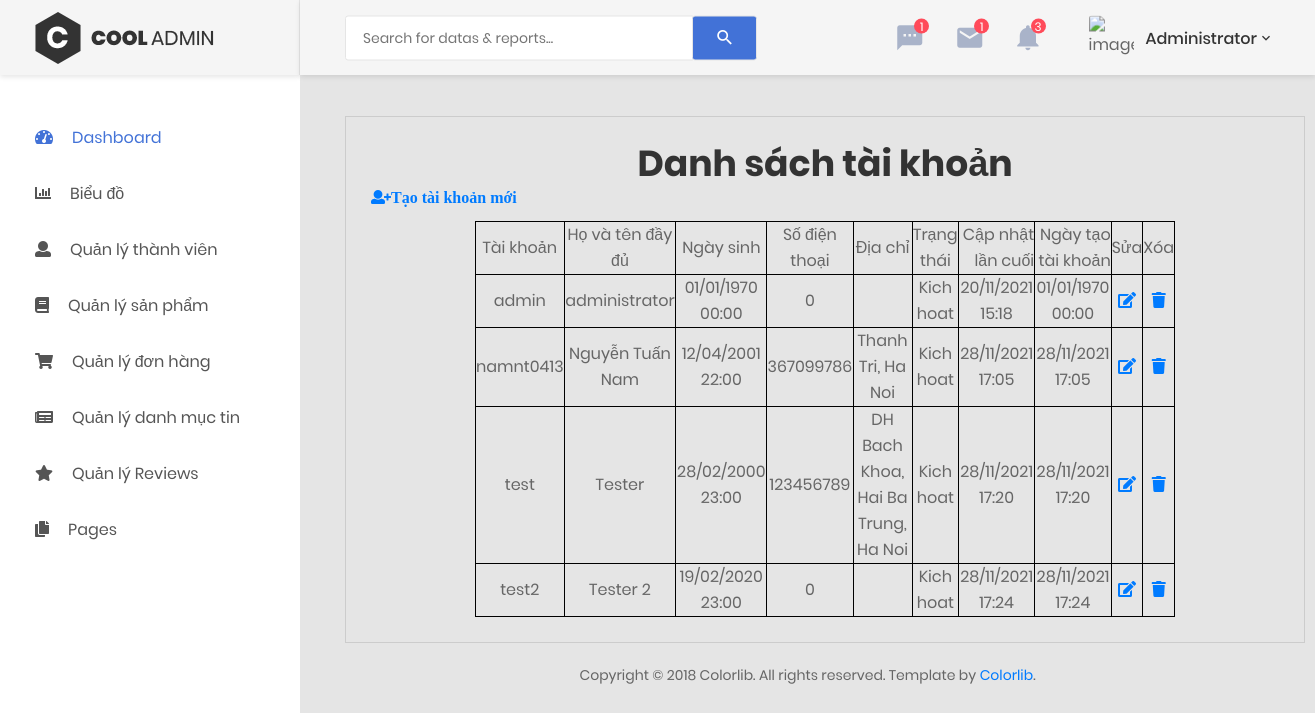
Before: /admin/user.php (signed in) with the older database file.
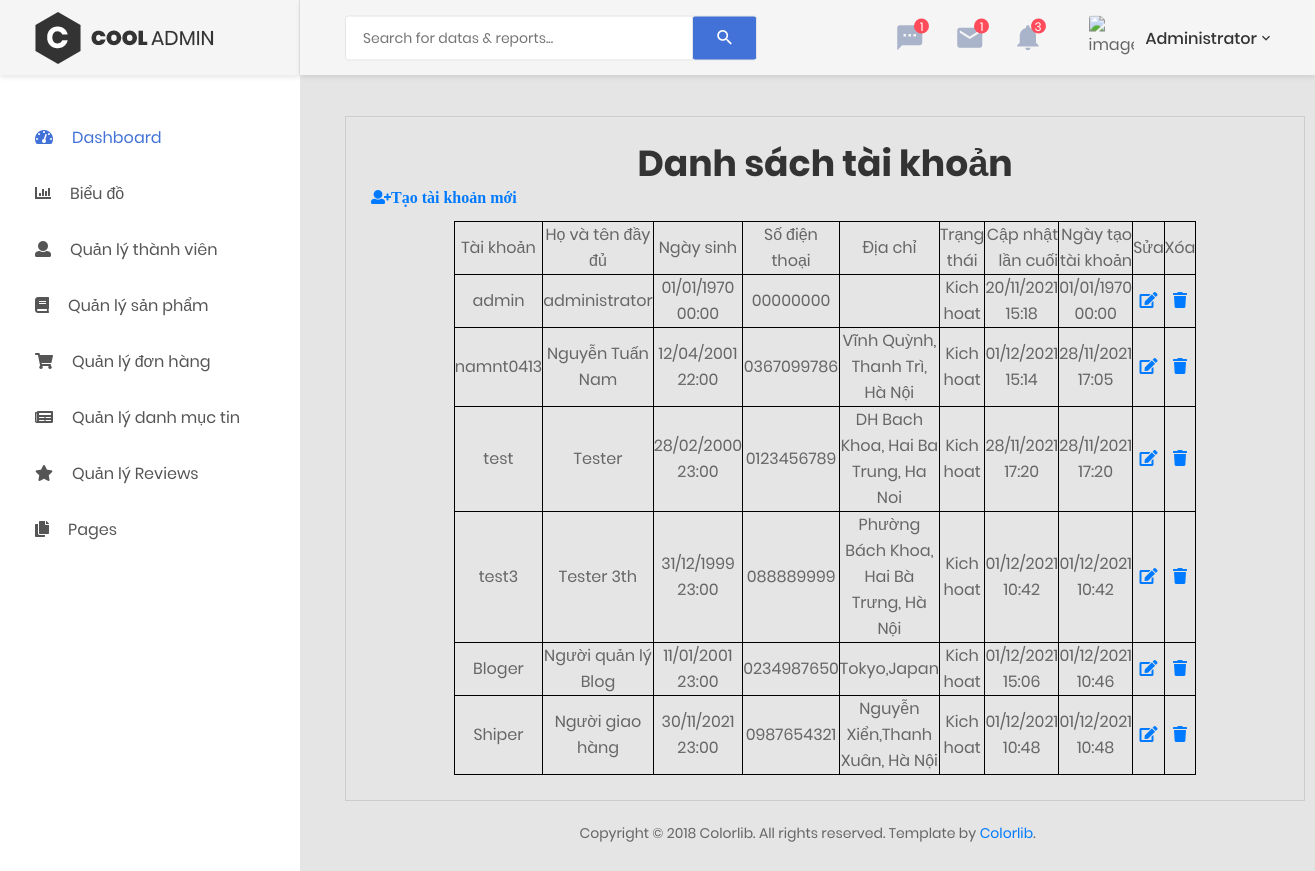
After: the same page with the newer database file.
### tables this page shows
CREATE TABLE `users` (
  `id` int(11) NOT NULL,
  `username` varchar(100) DEFAULT NULL,
  `password` varchar(150) DEFAULT NULL,
  `fullname` varchar(255) DEFAULT NULL,
  `birthday` int(11) DEFAULT NULL,
  `phone` varchar(11) DEFAULT NULL,
  `address` varchar(255) NOT NULL,
  `status` tinyint(4) NOT NULL DEFAULT 1,
  `last_updated` int(11) NOT NULL,
  `created_time` int(11) NOT NULL
);

### admin/user.php (the view, shortened to what this page needs)
<?php
    include 'header.php';
     ?>
   <body>
        <?php if (empty($_SESSION['current_user'])) { ?>
            <a href="login.php">Đăng nhập để vào trang Admin</a>
            <?php
         } else {
        include 'menu_sidebar.php';
        $currentUser = $_SESSION['current_user'];
        ?>
        <div class="page-container">
    <?php
        include 'admin_navbar.php';
    ?>
    <?php
        include '../connect_db.php';
        $result = mysqli_query($con, "SELECT * FROM users");
        ?>
            <div class="main-content">
                <div class="section__content section__content--p30">
                    <div class="container-fluid">
                                <div id="user-info">
                                    <h1>Danh sách tài khoản</h1>
                                    <a class="fa fa-user-plus" href="./user_create.php">Tạo tài khoản mới</a>
                                    <table id = "user-listing" style="width: 700px;">
                                        <tr>
                                            <td>Tài khoản</td>
                                            <td>Họ và tên đầy đủ</td>
                                            <td>Ngày sinh</td>
                                            <td>Số điện thoại</td>
                                            <td>Địa chỉ</td>
                                            <td>Trạng thái</td>
                                            <td class="text-right">Cập nhật lần cuối</td>
                                            <td class="text-right">Ngày tạo tài khoản</td>
                                            <td>Sửa</td>
                                            <td>Xóa</td>
                                        </tr>
                                        <?php
                                        while ($row = mysqli_fetch_array($result)) {
                                            ?>
                                            <tr>
                                                <td><?= $row['username'] ?></td>
                                                <td><?= $row['fullname'] ?></td>
                                                <td><?= date('d/m/Y H:i', $row['birthday']) ?></td>
                                                <td><?= $row['phone'] ?></td>
                                                <td><?= $row['address'] ?></td>
                                                <td><?= $row['status'] == 1 ? 'Kich hoat' : 'Vo hieu hoa'   ?></td>
                                                <td><?= date('d/m/Y H:i', $row['last_updated']) ?></td>
                                                <td><?= date('d/m/Y H:i', $row['created_time']) ?></td>
                                                <td><a class="fa fa-edit" href="./user_edit.php?id=<?= $row['id'] ?>"></a></td>
                                                <td><a class="fa fa-trash"href="./user_delete.php?id=<?= $row['id'] ?>"></a></td>
                                            </tr>
                                        <?php } ?>
                                    </table>
                                </div>
                        <div class="row">
                            <div class="col-md-12">
                                <div class="copyright">
                                    <p>Copyright © 2018 Colorlib. All rights reserved. Template by <a href="https://colorlib.com">Colorlib</a>.</p>
                                </div>
                            </div>
                        </div>
                    </div>
                </div>
            </div>
        </div>
    <?php } ?>
</body>
</html>

### admin/header.php (shortened to what this page needs)
<!DOCTYPE html>
<html lang="en">
<head>
    <link href="css/font-face.css" rel="stylesheet" media="all">
    <link href="vendor/font-awesome-4.7/css/font-awesome.min.css" rel="stylesheet" media="all">
    <link href="vendor/font-awesome-5/css/fontawesome-all.min.css" rel="stylesheet" media="all">
    <link href="vendor/mdi-font/css/material-design-iconic-font.min.css" rel="stylesheet" media="all">
    <link href="vendor/bootstrap-4.1/bootstrap.min.css" rel="stylesheet" media="all">
    <link href="vendor/animsition/animsition.min.css" rel="stylesheet" media="all">
    <link href="vendor/bootstrap-progressbar/bootstrap-progressbar-3.3.4.min.css" rel="stylesheet" media="all">
    <link href="vendor/wow/animate.css" rel="stylesheet" media="all">
    <link href="vendor/css-hamburgers/hamburgers.min.css" rel="stylesheet" media="all">
    <link href="vendor/slick/slick.css" rel="stylesheet" media="all">
    <link href="vendor/select2/select2.min.css" rel="stylesheet" media="all">
    <link href="vendor/perfect-scrollbar/perfect-scrollbar.css" rel="stylesheet" media="all">
    <link href="css/theme.css" rel="stylesheet" media="all">
</head>

### admin/menu_sidebar.php (shortened to what this page needs)
<aside class="menu-sidebar d-none d-lg-block">
    <div class="logo">
        <a href="index.php">
            <img src="images/icon/logo.png" alt="Cool Admin" />
        </a>
    </div>
    <div class="menu-sidebar__content js-scrollbar1">
        <nav class="navbar-sidebar">
            <ul class="list-unstyled navbar__list">
                <li class="active has-sub">
                    <a class="js-arrow" href="#">
                        <i class="fas fa-tachometer-alt"></i>Dashboard</a>
                </li>
                <li>
                    <a href="chart.php">
                        <i class="fas fa-chart-bar"></i>Biểu đồ</a>
                </li>
                <li>
                    <a href="user.php">
                        <i class="fas fa-user"></i>Quản lý thành viên</a>
                </li>
                <li>
                    <a href="book.php">
                        <i class="fas fa-book"></i>Quản lý sản phẩm</a>
                </li>
                <li>
                    <a href="order.php">
                        <i class="fas fa-shopping-cart"></i>Quản lý đơn hàng</a>
                </li>
                <li>
                    <a href="blog.php">
                        <i class="fas fa-newspaper"></i>Quản lý danh mục tin</a>
                </li>
                <li>
                    <a href="review.php">
                    <i class="fas fa-star"></i>Quản lý Reviews</a>
                </li>
                <li class="has-sub">
                    <a class="js-arrow" href="#">
                        <i class="fas fa-copy"></i>Pages</a>
                </li>
            </ul>
        </nav>
    </div>
</aside>

### admin/admin_navbar.php (shortened to what this page needs)
<header class="header-desktop">
                <div class="section__content section__content--p30">
                    <div class="container-fluid">
                        <div class="header-wrap">
                            <form class="form-header" action="" method="POST">
                                <input class="au-input au-input--xl" type="text" name="search" placeholder="Search for datas &amp; reports..." />
                                <button class="au-btn--submit" type="submit">
                                    <i class="zmdi zmdi-search"></i>
                                </button>
                            </form>
                            <div class="header-button">
                                <div class="noti-wrap">
                                    <div class="noti__item js-item-menu">
                                        <i class="zmdi zmdi-comment-more"></i>
                                        <span class="quantity">1</span>
                                    </div>
                                    <div class="noti__item js-item-menu">
                                        <i class="zmdi zmdi-email"></i>
                                        <span class="quantity">1</span>
                                    </div>
                                    <div class="noti__item js-item-menu">
                                        <i class="zmdi zmdi-notifications"></i>
                                        <span class="quantity">3</span>
                                    </div>
                                </div>
                                <div class="account-wrap">
                                    <div class="account-item clearfix js-item-menu">
                                        <div class="image">
                                            <img src="images/icon/avatar-01.jpg" alt="image" />
                                        </div>
                                        <div class="content">
                                            <a class="js-acc-btn" href="#"><?= $currentUser['fullname']?></a>
                                        </div>
                                    </div>
                                </div>
                            </div>
                        </div>
                    </div>
                </div>
    </header>

### admin/user.php (style rules this page uses)
table, th, td { border: 1px solid black; }
#user-info { border: 1px solid #ccc; width: 960px; margin: 0 auto; padding: 25px; }
#user-info table { margin: 10px auto 0 auto; text-align: center; }
#user-info h1 { text-align: center; }

Changed rows visible on the page:
removed users: username "test2", fullname "Tester 2", birthday "19/02/2020 23:00", phone "0", status "Kich hoat", last_updated "28/11/2021 17:24", created_time "28/11/2021 17:24"
changed users "admin": phone "0" → "00000000"
changed users "namnt0413": phone "367099786" → "0367099786"; address "Thanh Tri, Ha Noi" → "Vĩnh Quỳnh, Thanh Trì, Hà Nội"; last_updated "28/11/2021 17:05" → "01/12/2021 15:14"
changed users "test": phone "123456789" → "0123456789"
added users: username "test3", fullname "Tester 3th", birthday "31/12/1999 23:00", phone "088889999", address "Phường Bách Khoa, Hai Bà Trưng, Hà Nội", status "Kich hoat", last_updated "01/12/2021 10:42", created_time "01/12/2021 10:42"
added users: username "Bloger", fullname "Người quản lý Blog", birthday "11/01/2001 23:00", phone "0234987650", address "Tokyo,Japan", status "Kich hoat", last_updated "01/12/2021 15:06", created_time "01/12/2021 10:46"
added users: username "Shiper", fullname "Người giao hàng", birthday "30/11/2021 23:00", phone "0987654321", address "Nguyễn Xiển,Thanh Xuân, Hà Nội", status "Kich hoat", last_updated "01/12/2021 10:48", created_time "01/12/2021 10:48"
